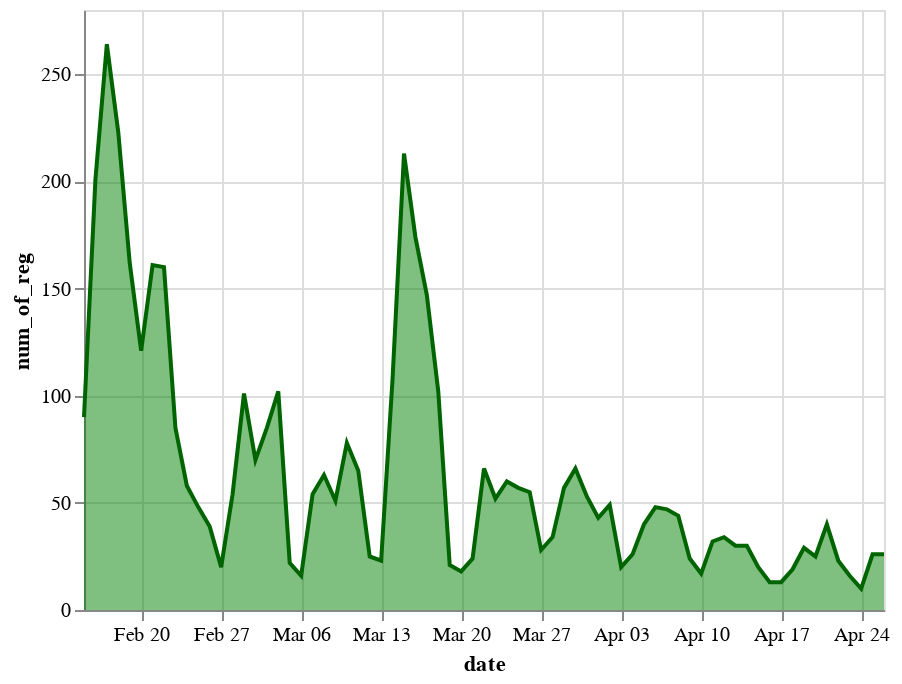

Write notebook code for a chart like this one.
### Code cell
# Making the area graph 
alt.Chart(num_reg).mark_area(color = 'green',opacity = 0.5,line = {'color':'darkgreen'}).encode(x = 'date',y = 'num_of_reg')

### Figure 1 — Vega-Lite specification as saved in the notebook (floating-point values rounded to 4 significant figures)
{"config": {"view": {"continuousWidth": 400, "continuousHeight": 300}}, "data": {"name": "data-92d869c3b1a33762c7270c8f08091957"}, "mark": {"type": "area", "color": "green", "line": {"color": "darkgreen"}, "opacity": 0.5}, "encoding": {"x": {"type": "temporal", "field": "date"}, "y": {"type": "quantitative", "field": "num_of_reg"}}, "$schema": "https://vega.github.io/schema/vega-lite/v4.8.1.json", "datasets": {"data-92d869c3b1a33762c7270c8f08091957": [{"num_of_reg": 90, "date": "2022-02-15T00:00:00"}, {"num_of_reg": 201, "date": "2022-02-16T00:00:00"}, {"num_of_reg": 264, "date": "2022-02-17T00:00:00"}, {"num_of_reg": 223, "date": "2022-02-18T00:00:00"}, {"num_of_reg": 162, "date": "2022-02-19T00:00:00"}, {"num_of_reg": 121, "date": "2022-02-20T00:00:00"}, {"num_of_reg": 161, "date": "2022-02-21T00:00:00"}, {"num_of_reg": 160, "date": "2022-02-22T00:00:00"}, {"num_of_reg": 85, "date": "2022-02-23T00:00:00"}, {"num_of_reg": 58, "date": "2022-02-24T00:00:00"}, {"num_of_reg": 48, "date": "2022-02-25T00:00:00"}, {"num_of_reg": 39, "date": "2022-02-26T00:00:00"}, {"num_of_reg": 20, "date": "2022-02-27T00:00:00"}, {"num_of_reg": 54, "date": "2022-02-28T00:00:00"}, {"num_of_reg": 101, "date": "2022-03-01T00:00:00"}, {"num_of_reg": 70, "date": "2022-03-02T00:00:00"}, {"num_of_reg": 85, "date": "2022-03-03T00:00:00"}, {"num_of_reg": 102, "date": "2022-03-04T00:00:00"}, {"num_of_reg": 22, "date": "2022-03-05T00:00:00"}, {"num_of_reg": 16, "date": "2022-03-06T00:00:00"}, {"num_of_reg": 54, "date": "2022-03-07T00:00:00"}, {"num_of_reg": 63, "date": "2022-03-08T00:00:00"}, {"num_of_reg": 51, "date": "2022-03-09T00:00:00"}, {"num_of_reg": 78, "date": "2022-03-10T00:00:00"}, {"num_of_reg": 65, "date": "2022-03-11T00:00:00"}, {"num_of_reg": 25, "date": "2022-03-12T00:00:00"}, {"num_of_reg": 23, "date": "2022-03-13T00:00:00"}, {"num_of_reg": 108, "date": "2022-03-14T00:00:00"}, {"num_of_reg": 213, "date": "2022-03-15T00:00:00"}, {"num_of_reg": 174, "date": "2022-03-16T00:00:00"}, {"num_of_reg": 147, "date": "2022-03-17T00:00:00"}, {"num_of_reg": 102, "date": "2022-03-18T00:00:00"}, {"num_of_reg": 21, "date": "2022-03-19T00:00:00"}, {"num_of_reg": 18, "date": "2022-03-20T00:00:00"}, {"num_of_reg": 24, "date": "2022-03-21T00:00:00"}, {"num_of_reg": 66, "date": "2022-03-22T00:00:00"}, {"num_of_reg": 52, "date": "2022-03-23T00:00:00"}, {"num_of_reg": 60, "date": "2022-03-24T00:00:00"}, {"num_of_reg": 57, "date": "2022-03-25T00:00:00"}, {"num_of_reg": 55, "date": "2022-03-26T00:00:00"}, {"num_of_reg": 28, "date": "2022-03-27T00:00:00"}, {"num_of_reg": 34, "date": "2022-03-28T00:00:00"}, {"num_of_reg": 57, "date": "2022-03-29T00:00:00"}, {"num_of_reg": 66, "date": "2022-03-30T00:00:00"}, {"num_of_reg": 53, "date": "2022-03-31T00:00:00"}, {"num_of_reg": 43, "date": "2022-04-01T00:00:00"}, {"num_of_reg": 49, "date": "2022-04-02T00:00:00"}, {"num_of_reg": 20, "date": "2022-04-03T00:00:00"}, {"num_of_reg": 26, "date": "2022-04-04T00:00:00"}, {"num_of_reg": 40, "date": "2022-04-05T00:00:00"}, {"num_of_reg": 48, "date": "2022-04-06T00:00:00"}, {"num_of_reg": 47, "date": "2022-04-07T00:00:00"}, {"num_of_reg": 44, "date": "2022-04-08T00:00:00"}, {"num_of_reg": 24, "date": "2022-04-09T00:00:00"}, {"num_of_reg": 17, "date": "2022-04-10T00:00:00"}, {"num_of_reg": 32, "date": "2022-04-11T00:00:00"}, {"num_of_reg": 34, "date": "2022-04-12T00:00:00"}, {"num_of_reg": 30, "date": "2022-04-13T00:00:00"}, {"num_of_reg": 30, "date": "2022-04-14T00:00:00"}, {"num_of_reg": 20, "date": "2022-04-15T00:00:00"}, {"num_of_reg": 13, "date": "2022-04-16T00:00:00"}, {"num_of_reg": 13, "date": "2022-04-17T00:00:00"}, {"num_of_reg": 19, "date": "2022-04-18T00:00:00"}, {"num_of_reg": 29, "date": "2022-04-19T00:00:00"}, {"num_of_reg": 25, "date": "2022-04-20T00:00:00"}, {"num_of_reg": 40, "date": "2022-04-21T00:00:00"}, {"num_of_reg": 23, "date": "2022-04-22T00:00:00"}, {"num_of_reg": 16, "date": "2022-04-23T00:00:00"}, {"num_of_reg": 10, "date": "2022-04-24T00:00:00"}, {"num_of_reg": 26, "date": "2022-04-25T00:00:00"}, {"num_of_reg": 26, "date": "2022-04-26T00:00:00"}]}}
